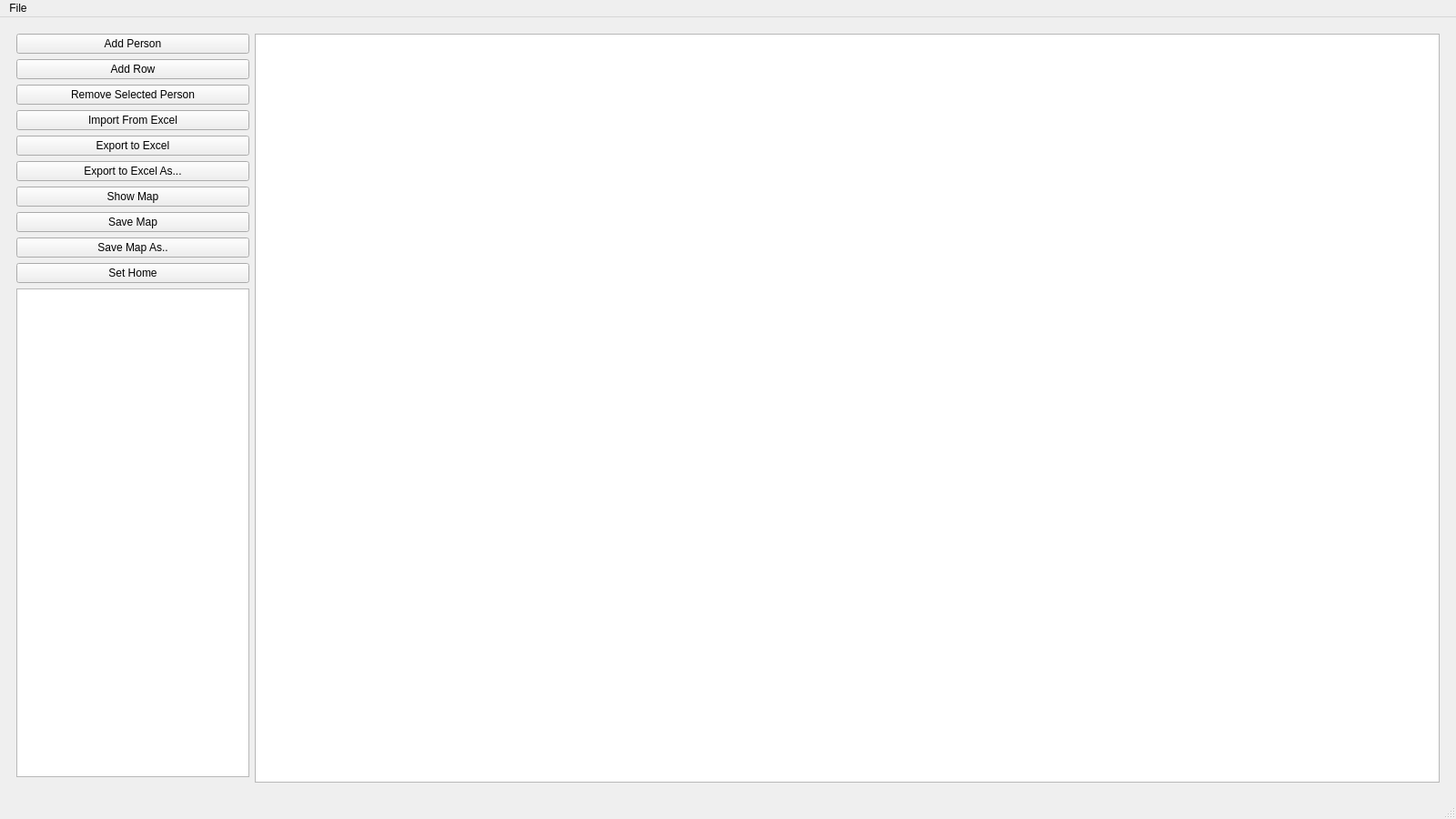
<?xml version="1.0" encoding="UTF-8"?>
<ui version="4.0">
 <class>MainWindow</class>
 <widget class="QMainWindow" name="MainWindow">
  <property name="geometry">
   <rect>
    <x>0</x>
    <y>0</y>
    <width>1600</width>
    <height>900</height>
   </rect>
  </property>
  <property name="minimumSize">
   <size>
    <width>500</width>
    <height>100</height>
   </size>
  </property>
  <property name="maximumSize">
   <size>
    <width>16777215</width>
    <height>16777215</height>
   </size>
  </property>
  <property name="windowTitle">
   <string>Custom Protocol Creator</string>
  </property>
  <property name="toolTip">
   <string/>
  </property>
  <widget class="QWidget" name="centralwidget">
   <layout class="QGridLayout" name="gridLayout">
    <item row="5" column="0">
     <widget class="QStackedWidget" name="stackedWidget_main">
      <property name="currentIndex">
       <number>0</number>
      </property>
      <widget class="QWidget" name="page_main">
       <layout class="QGridLayout" name="gridLayout_2">
        <item row="7" column="0">
         <widget class="QPushButton" name="pushButton_save_map">
          <property name="text">
           <string>Save Map</string>
          </property>
         </widget>
        </item>
        <item row="8" column="0">
         <widget class="QPushButton" name="pushButton_save_map_as">
          <property name="text">
           <string>Save Map As..</string>
          </property>
         </widget>
        </item>
        <item row="6" column="0">
         <widget class="QPushButton" name="pushButton_show_map">
          <property name="text">
           <string>Show Map</string>
          </property>
         </widget>
        </item>
        <item row="5" column="0">
         <widget class="QPushButton" name="pushButton_save_data_as">
          <property name="text">
           <string>Export to Excel As...</string>
          </property>
         </widget>
        </item>
        <item row="9" column="0">
         <widget class="QPushButton" name="pushButton_set_home">
          <property name="text">
           <string>Set Home</string>
          </property>
         </widget>
        </item>
        <item row="10" column="0">
         <widget class="QTextEdit" name="textEdit_output">
          <property name="sizePolicy">
           <sizepolicy hsizetype="Preferred" vsizetype="MinimumExpanding">
            <horstretch>0</horstretch>
            <verstretch>0</verstretch>
           </sizepolicy>
          </property>
         </widget>
        </item>
        <item row="0" column="0">
         <widget class="QPushButton" name="pushButton_add_person">
          <property name="text">
           <string>Add Person</string>
          </property>
         </widget>
        </item>
        <item row="4" column="0">
         <widget class="QPushButton" name="pushButton_save_data">
          <property name="text">
           <string>Export to Excel</string>
          </property>
         </widget>
        </item>
        <item row="1" column="0">
         <widget class="QPushButton" name="pushButton_add_row">
          <property name="text">
           <string>Add Row</string>
          </property>
         </widget>
        </item>
        <item row="2" column="0">
         <widget class="QPushButton" name="pushButton_remove_person">
          <property name="text">
           <string>Remove Selected Person</string>
          </property>
         </widget>
        </item>
        <item row="3" column="0">
         <widget class="QPushButton" name="pushButton_import">
          <property name="text">
           <string>Import From Excel</string>
          </property>
         </widget>
        </item>
        <item row="0" column="1" rowspan="12">
         <widget class="QTableView" name="tableView_data">
          <property name="sizePolicy">
           <sizepolicy hsizetype="MinimumExpanding" vsizetype="Expanding">
            <horstretch>0</horstretch>
            <verstretch>0</verstretch>
           </sizepolicy>
          </property>
          <property name="editTriggers">
           <set>QAbstractItemView::AnyKeyPressed|QAbstractItemView::CurrentChanged|QAbstractItemView::DoubleClicked|QAbstractItemView::EditKeyPressed</set>
          </property>
          <property name="alternatingRowColors">
           <bool>true</bool>
          </property>
          <property name="sortingEnabled">
           <bool>true</bool>
          </property>
          <attribute name="horizontalHeaderMinimumSectionSize">
           <number>75</number>
          </attribute>
         </widget>
        </item>
       </layout>
      </widget>
      <widget class="QWidget" name="page_map">
       <layout class="QGridLayout" name="gridLayout_3">
        <item row="0" column="1" rowspan="2">
         <widget class="QGraphicsView" name="graphicsView_map"/>
        </item>
        <item row="1" column="0">
         <spacer name="verticalSpacer_2">
          <property name="orientation">
           <enum>Qt::Vertical</enum>
          </property>
          <property name="sizeHint" stdset="0">
           <size>
            <width>20</width>
            <height>40</height>
           </size>
          </property>
         </spacer>
        </item>
        <item row="0" column="0">
         <widget class="QPushButton" name="pushButton_return_to_main">
          <property name="text">
           <string>Return</string>
          </property>
         </widget>
        </item>
       </layout>
      </widget>
     </widget>
    </item>
   </layout>
  </widget>
  <widget class="QStatusBar" name="statusbar"/>
  <widget class="QMenuBar" name="menubar">
   <property name="geometry">
    <rect>
     <x>0</x>
     <y>0</y>
     <width>1600</width>
     <height>21</height>
    </rect>
   </property>
   <widget class="QMenu" name="menuFile">
    <property name="title">
     <string>File</string>
    </property>
    <addaction name="actionExit"/>
   </widget>
   <addaction name="menuFile"/>
  </widget>
  <action name="actionExit">
   <property name="text">
    <string>Exit</string>
   </property>
  </action>
 </widget>
 <resources/>
 <connections/>
</ui>
